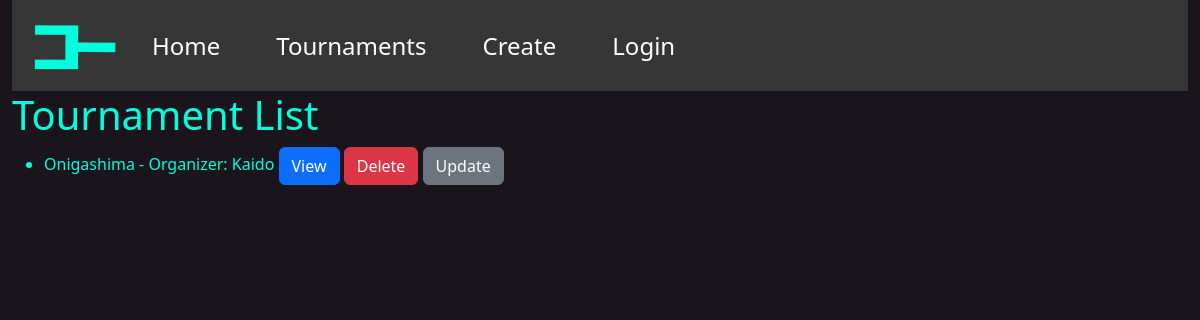
The app's page /tournaments/, older data.
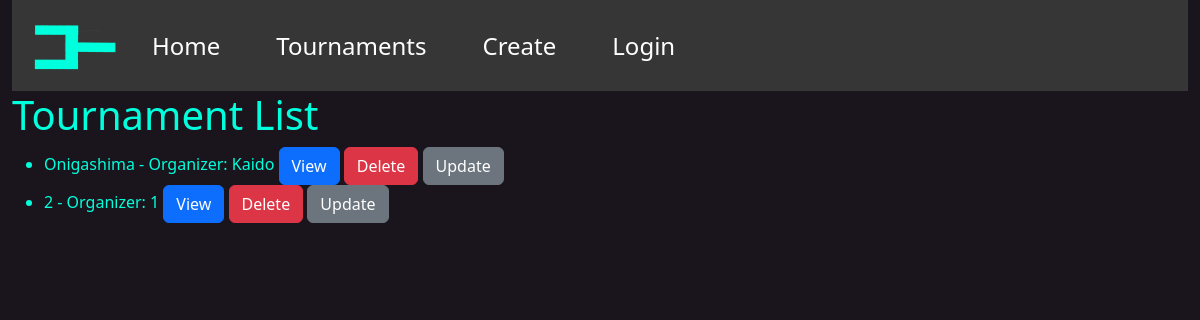
The same page, newer data.
### bracket_app/models.py (models this page shows, shortened)
class Tournament(models.Model):
    creator = models.CharField("Creator", max_length=200)
    title = models.CharField("Title", max_length=200)
    players = models.TextField(null=True)
    completed = models.BooleanField(default=False)
    def get_absolute_url(self):
        return reverse("tournament-detail", args=[str(self.id)])

### bracket_app/views.py (the view)
# urls.py: path('tournaments/', views.TournamentListView.as_view(), name='tournaments'),
class TournamentListView(generic.ListView):
    model = Tournament

### bracket_app/templates/bracket_app/tournament_list.html
{% extends 'bracket_app/base_template.html' %}
{% block content %}
<h1>Tournament List</h1>
{% if tournament_list %}
<ul>
   {% for tournament in tournament_list %}
   <li>
      {{ tournament.title }} - Organizer: {{ tournament.creator }}
      <a class="btn btn-primary" href="{{ tournament.get_absolute_url }}" role="button">View</a>
      <a class="btn btn-danger" href="{% url 'tournament-delete' pk=tournament.id %}" role="button">Delete</a>
      <a class="btn btn-secondary" href="{% url 'tournament-update' pk=tournament.id %}" role="button">Update</a>
   </li>
   {% endfor %}
</ul>
{% else %}
<p>There are no tournaments.</p>
{% endif %}
{% endblock %}

Row changes from the older to the newer data that the page shows:
added Tournament: title "2", creator "1"
